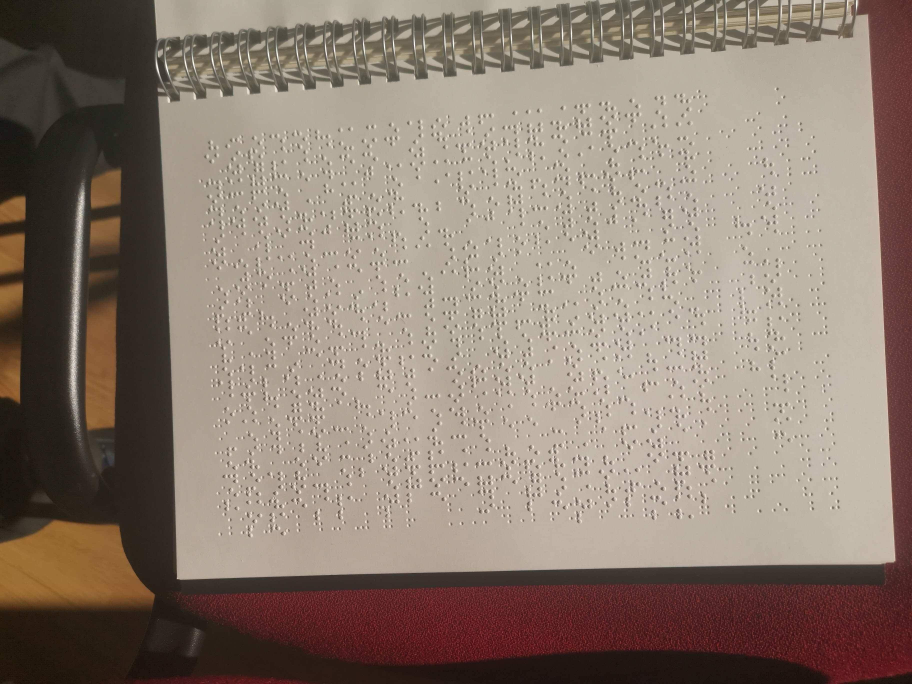
#> input picture scans/scan1.jpg, 3648 x 2736 px, given in place of E:railleraille_scan.jpg, which was not available (shown at 1/4 size)
$ python '1. preprocessing.py'
#> lines starting #> are read from the running program, lines starting #| are printed output that depends on the picture; after the words box and inside, x2 and y2 are one past the last pixel; in counts of white or black regions, pixels touching at a corner belong together; pictures that were not available may be replaced by others from this repository, and a replacement may not be noted
import cv2
import argparse
import numpy as np

img= cv2.imread('E:\braille\braille_scan.jpg',0)
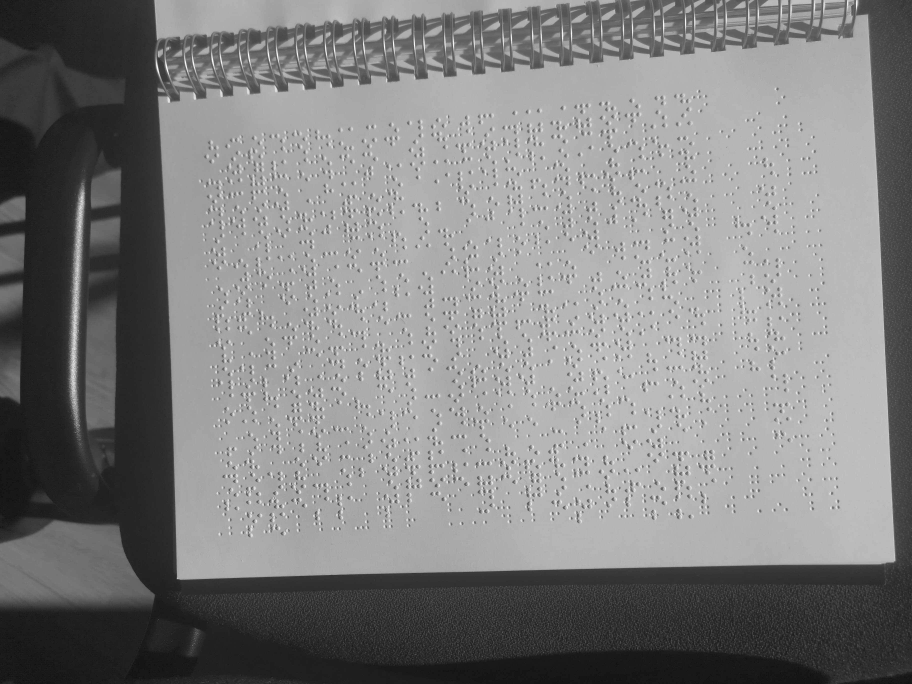
#> img: shape (2736, 3648) (shown at 1/4 size); min 0, max 255, mean 128.2

#Invert the image
img = 255 - img
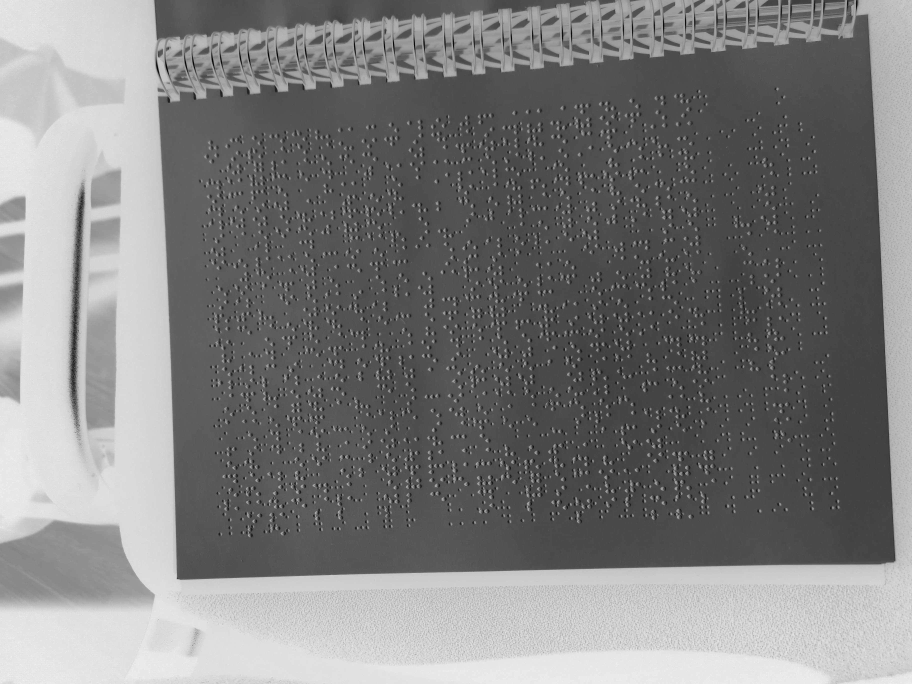
#> img: shape (2736, 3648) (shown at 1/4 size); min 0, max 255, mean 126.8

ret, thresh = cv2.threshold(img, 120, 255, cv2.THRESH_BINARY)
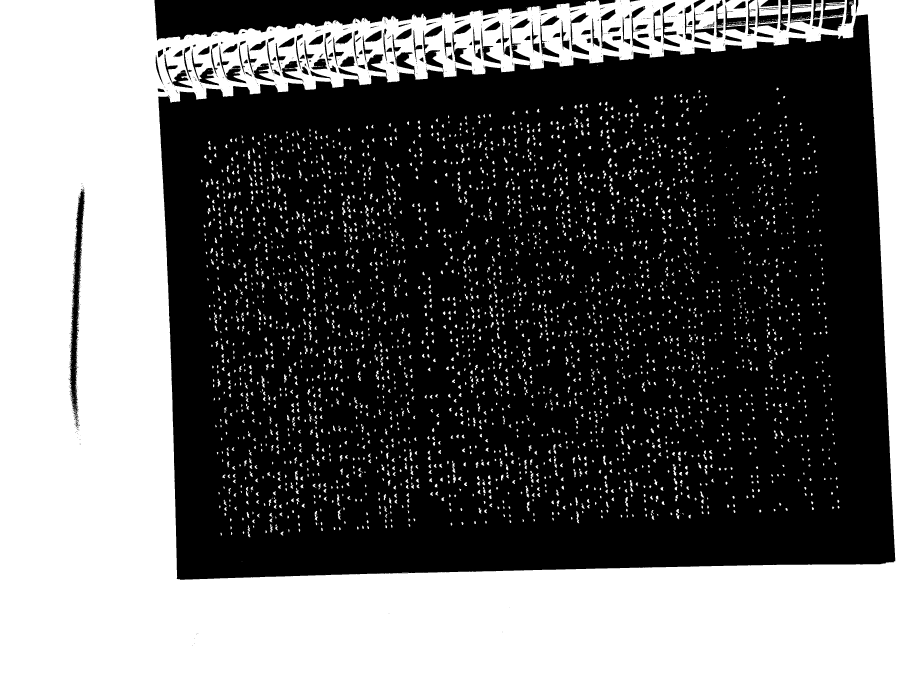
#> thresh: shape (2736, 3648) (shown at 1/4 size); 41.2% white; 3709 white regions (631 under 20 px), largest, box (x1, y1, x2, y2) and area: (0, 0, 3648, 2736) 3896990, (1046, 1503, 1060, 1550) 300, (2305, 2045, 2317, 2093) 275
blur = cv2.blur(thresh,(5,5))

kernel = np.ones((5,5),np.uint8)
erosion = cv2.erode(blur,kernel,iterations = 1)
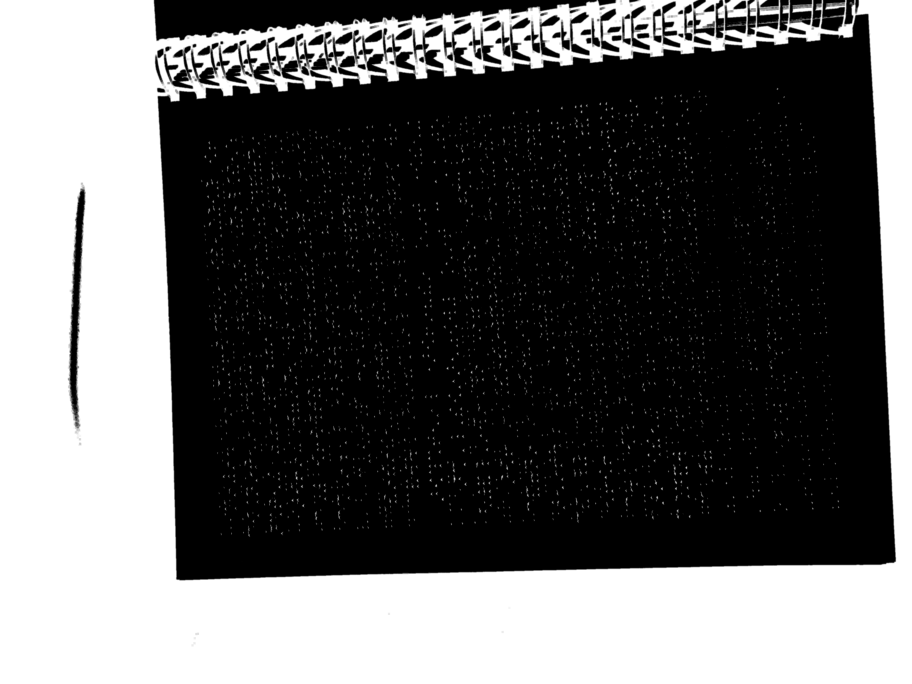
#> erosion: shape (2736, 3648) (shown at 1/4 size); min 0, max 255, mean 98.3
ret, thresh2 = cv2.threshold(erosion, 12, 255, cv2.THRESH_BINARY)
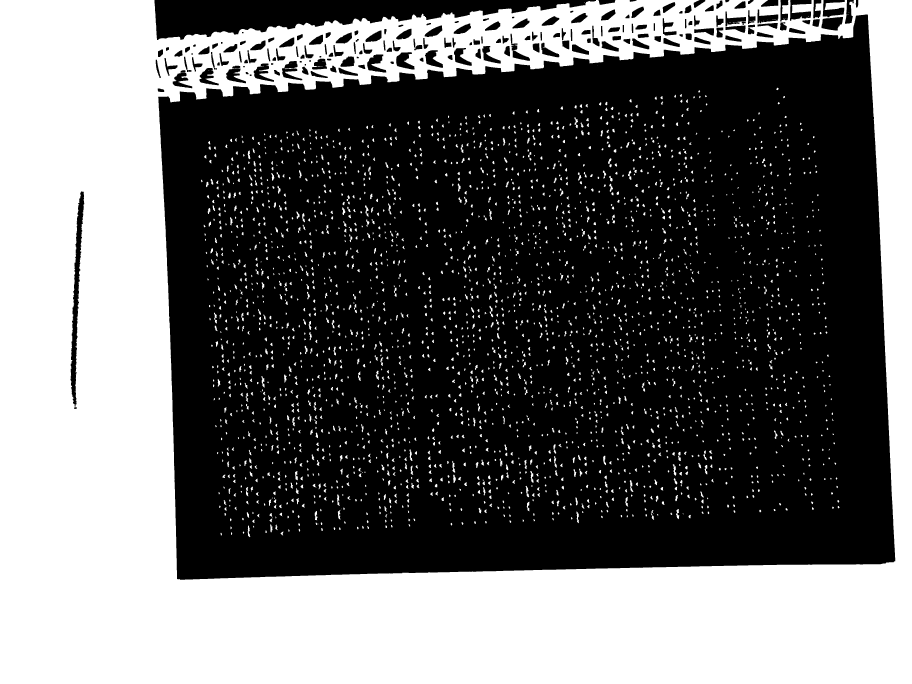
#> thresh2: shape (2736, 3648) (shown at 1/4 size); 41% white; 2834 white regions (119 under 20 px), largest, box (x1, y1, x2, y2) and area: (0, 0, 3648, 2736) 3914639, (2691, 1857, 2705, 1903) 319, (2121, 1884, 2134, 1931) 309

kernel = np.ones((3,2),np.uint8)
mask = cv2.dilate(thresh2,kernel,iterations = 1)
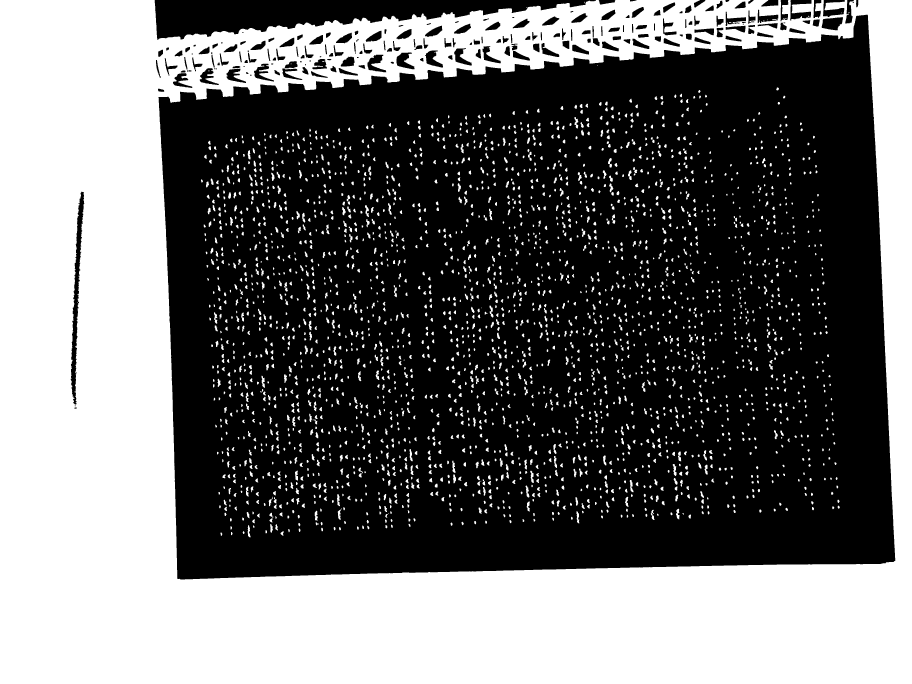
#> mask: shape (2736, 3648) (shown at 1/4 size); 42.2% white; 2768 white regions (20 under 20 px), largest, box (x1, y1, x2, y2) and area: (0, 0, 3648, 2736) 3947433, (2691, 1856, 2706, 1904) 415, (2121, 1883, 2135, 1932) 400

rows,cols=mask.shape
#> rows = 2736; cols = 3648
cv2.imwrite('E:\braille\mask.jpg',mask)

# cropping
refPt = []
cropping = False

def click_and_crop(event, x, y, flags, param):
        global refPt, cropping

        # if the left mouse button was clicked, record the starting
        # (x, y) coordinates and indicate that cropping is being
        # performed
        if event == cv2.EVENT_LBUTTONDOWN:
                refPt = [(x, y)]
                cropping = True

        # check to see if the left mouse button was released
        elif event == cv2.EVENT_LBUTTONUP:
                # record the ending (x, y) coordinates and indicate that
                # the cropping operation is finished
                refPt.append((x, y))
                cropping = False

                # draw a rectangle around the region of interest
                cv2.rectangle(mask, refPt[0], refPt[1], (255, 255, 255), 2)
                cv2.namedWindow('image',cv2.WINDOW_NORMAL)
                cv2.resizeWindow('image',  rows,cols)
                cv2.imshow("image", mask)


# load the image, clone it, and setup the mouse callback function
clone = mask.copy()
cv2.namedWindow("image" ,cv2.WINDOW_NORMAL)
cv2.resizeWindow('image',  rows,cols)
cv2.setMouseCallback("image", click_and_crop)

# keep looping until the 'q' key is pressed
while True:
        # display the image and wait for a keypress
        cv2.namedWindow("image" ,cv2.WINDOW_NORMAL)
        cv2.resizeWindow('image',  rows,cols)
        cv2.imshow("image", mask)
        key = cv2.waitKey(1) & 0xFF
#> (key Esc is pressed here)

        # if the 'r' key is pressed, reset the cropping region
        if key == ord("r"):
                image = clone.copy()

        # if the 'c' key is pressed, break from the loop
        elif key == ord("c"):
                break

# if there are two reference points, then crop the region of interest from the image and display it
if len(refPt) == 2:
        roi = clone[refPt[0][1]:refPt[1][1], refPt[0][0]:refPt[1][0]]
        cv2.imwrite('e:\braille\roi.jpg',roi)

        cv2.namedWindow("ROI" ,cv2.WINDOW_NORMAL)
        cv2.resizeWindow('ROI',refPt[0][1]-refPt[1][1], refPt[0][0]-refPt[1][0] )
        cv2.imshow("ROI", roi)

cv2.waitKey(0)
cv2.destroyAllWindows()

$ run again, on scans/scan2.jpg
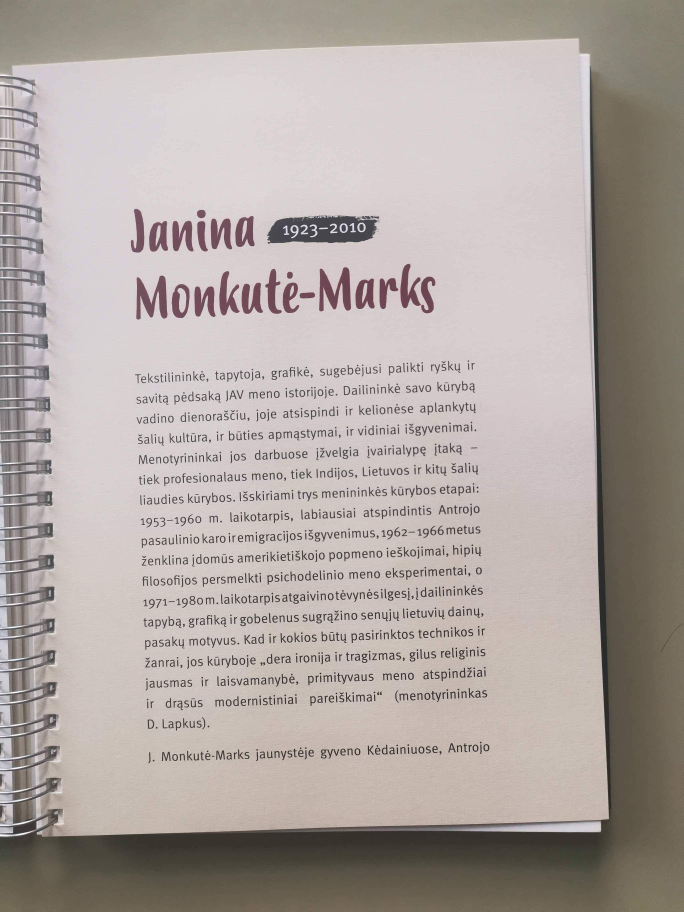
#> input picture scans/scan2.jpg, 2736 x 3648 px, given in place of E:railleraille_scan.jpg, which was not available (shown at 1/4 size)
#> `ret, thresh = cv2.threshold(img, 120, 255, cv2.THRESH_BINARY)`:
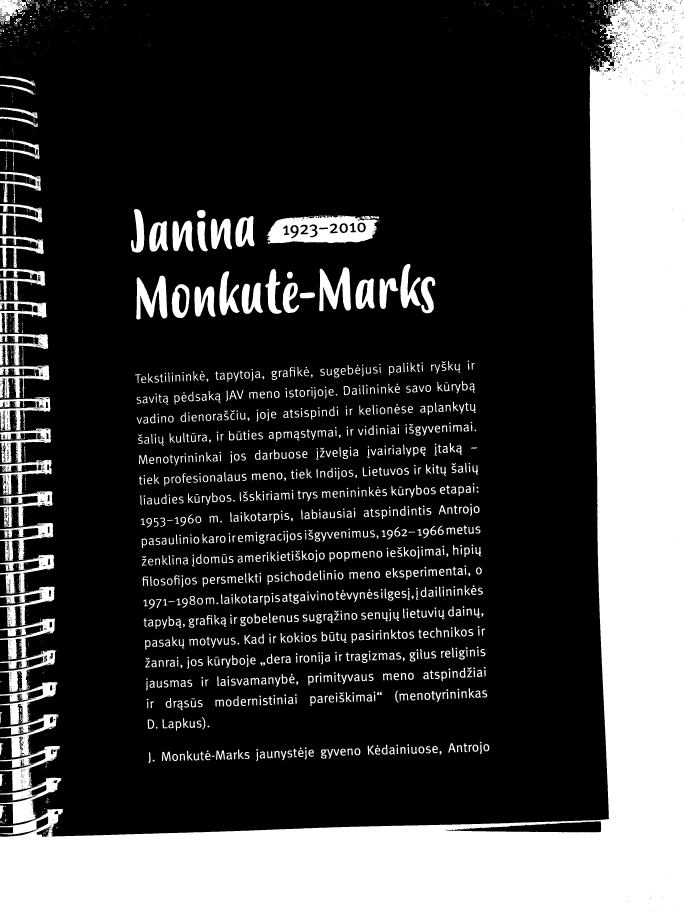
#> thresh: shape (3648, 2736) (shown at 1/4 size); 26.5% white; 2815 white regions (1541 under 20 px), largest, box (x1, y1, x2, y2) and area: (0, 0, 2736, 3648) 2038561, (1067, 862, 1515, 975) 34300, (0, 3111, 245, 3295) 13834
#> thresh2: shape (3648, 2736); 26.6% white; 1392 white regions (264 under 20 px), largest, box (x1, y1, x2, y2) and area: (0, 0, 2736, 3648) 2238103, (1068, 862, 1518, 975) 35156, (1277, 1069, 1404, 1245) 12048
#> `mask = cv2.dilate(thresh2,kernel,iterations = 1)`:
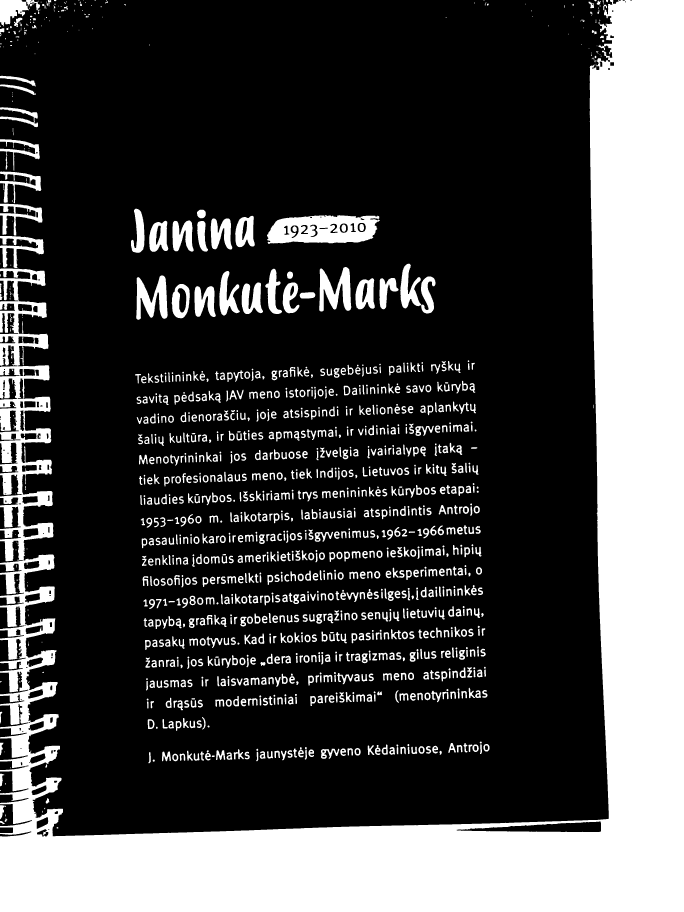
#> mask: shape (3648, 2736) (shown at 1/4 size); 28% white; 1351 white regions (140 under 20 px), largest, box (x1, y1, x2, y2) and area: (0, 0, 2736, 3648) 2265477, (1068, 861, 1519, 976) 37572, (1277, 1068, 1405, 1246) 12775
